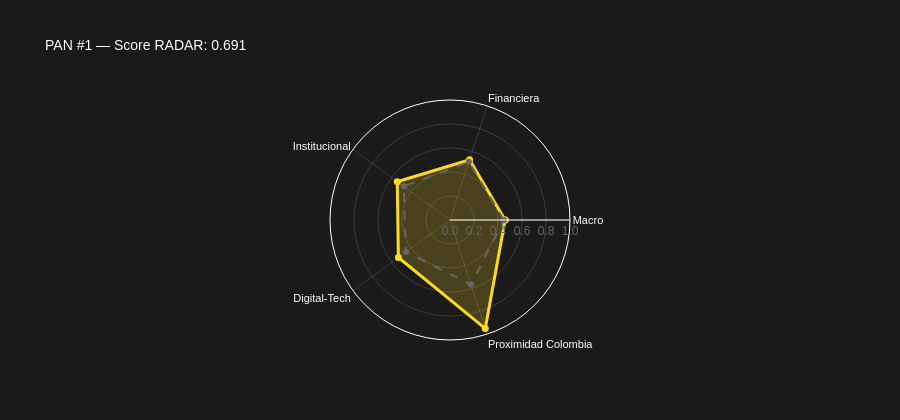
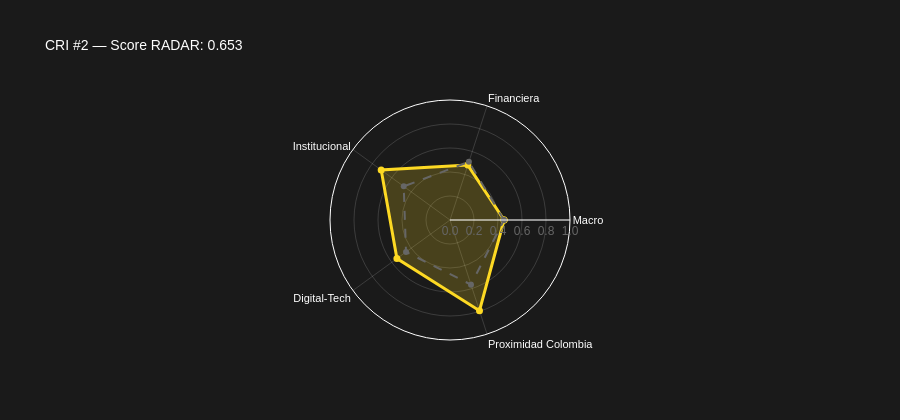
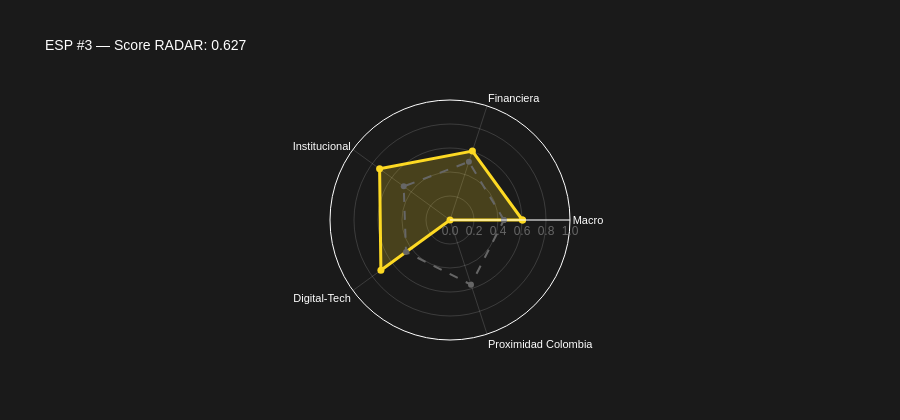
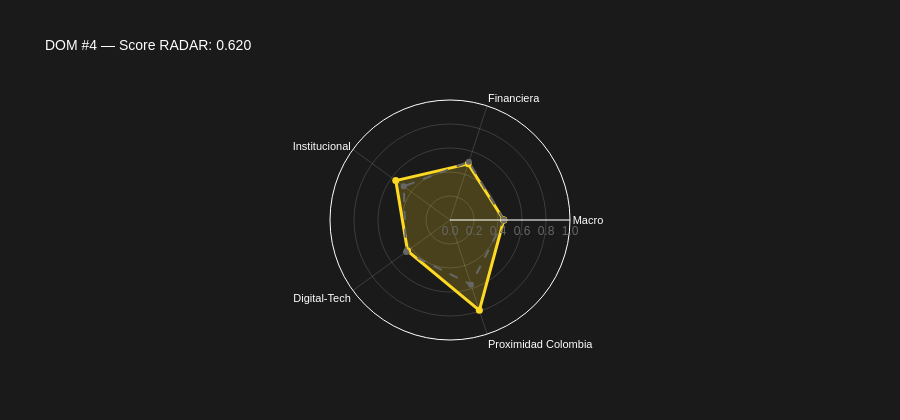

The code cell stored with these charts, in order, in its notebook:
### Markdown cell above
### Radar chart individual por país del top-5

Vista individual para presentaciones: cada país contra la mediana del universo.

### Code cell
if len(dim_available) >= 3:
    for country in top_5:
        if country not in dim_data.index:
            continue
        r_score = radar_global.loc[radar_global["country_iso3"] == country, "radar_score"]
        r_val = f"{r_score.values[0]:.3f}" if len(r_score) > 0 else "N/A"
        r_rank = radar_global.loc[radar_global["country_iso3"] == country, "rank"]
        r_pos = f"#{int(r_rank.values[0])}" if len(r_rank) > 0 else ""

        vals = dim_data.loc[country, all_dims].tolist() + [dim_data.loc[country, all_dims].tolist()[0]]

        fig = go.Figure()
        fig.add_trace(go.Scatterpolar(
            r=vals, theta=labels_closed, name=country,
            line=dict(color=C["gold"], width=3),
            fill="toself", fillcolor=f"rgba(253,217,35,0.20)",
            marker=dict(size=7, color=C["gold"]),
        ))
        fig.add_trace(go.Scatterpolar(
            r=med_vals, theta=labels_closed, name="Mediana",
            line=dict(color=C["gray_mid"], width=2, dash="dash"),
            marker=dict(size=0),
        ))
        fig.update_layout(
            title=dict(text=f"{country} {r_pos} — Score RADAR: {r_val}", font=dict(size=14)),
            polar=dict(
                bgcolor=C["black"],
                radialaxis=dict(range=[0, 1], tickformat=".1f",
                                gridcolor="rgba(255,255,255,0.15)", tickfont=dict(color=C["gray_mid"])),
                angularaxis=dict(gridcolor="rgba(255,255,255,0.15)",
                                 tickfont=dict(color=C["white"], size=11)),
            ),
            paper_bgcolor=C["black"], font=dict(family="Arial", color=C["white"]),
            legend=dict(font=dict(color=C["white"]), bgcolor="rgba(0,0,0,0)"),
            height=420, showlegend=False,
        )
        fig.show()

### Figure 1 — Plotly figure (JSON) as saved in the notebook; plotly's stock layout.template omitted (floating-point values rounded to 4 significant figures)
{"data": [{"fill": "toself", "fillcolor": "rgba(253,217,35,0.20)", "line": {"color": "#FDD923", "width": 3}, "marker": {"color": "#FDD923", "size": 7}, "name": "PAN", "r": [0.4594, 0.5281, 0.5432, 0.5318, 0.9512, 0.4594], "theta": ["Macro", "Financiera", "Institucional", "Digital-Tech", "Proximidad\nColombia", "Macro"], "type": "scatterpolar"}, {"line": {"color": "#666666", "dash": "dash", "width": 2}, "marker": {"size": 0}, "name": "Mediana", "r": [0.4494, 0.5094, 0.4767, 0.453, 0.5663, 0.4494], "theta": ["Macro", "Financiera", "Institucional", "Digital-Tech", "Proximidad\nColombia", "Macro"], "type": "scatterpolar"}], "layout": {"font": {"color": "#FFFFFF", "family": "Arial"}, "height": 420, "legend": {"bgcolor": "rgba(0,0,0,0)", "font": {"color": "#FFFFFF"}}, "paper_bgcolor": "#1A1A1A", "polar": {"angularaxis": {"gridcolor": "rgba(255,255,255,0.15)", "tickfont": {"color": "#FFFFFF", "size": 11}}, "bgcolor": "#1A1A1A", "radialaxis": {"gridcolor": "rgba(255,255,255,0.15)", "range": [0, 1], "tickfont": {"color": "#666666"}, "tickformat": ".1f"}}, "showlegend": false, "title": {"font": {"size": 14}, "text": "PAN #1 — Score RADAR: 0.691"}}}

### Figure 2 — Plotly figure (JSON) as saved in the notebook; plotly's stock layout.template omitted (floating-point values rounded to 4 significant figures)
{"data": [{"fill": "toself", "fillcolor": "rgba(253,217,35,0.20)", "line": {"color": "#FDD923", "width": 3}, "marker": {"color": "#FDD923", "size": 7}, "name": "CRI", "r": [0.4505, 0.4814, 0.7087, 0.5466, 0.7953, 0.4505], "theta": ["Macro", "Financiera", "Institucional", "Digital-Tech", "Proximidad\nColombia", "Macro"], "type": "scatterpolar"}, {"line": {"color": "#666666", "dash": "dash", "width": 2}, "marker": {"size": 0}, "name": "Mediana", "r": [0.4494, 0.5094, 0.4767, 0.453, 0.5663, 0.4494], "theta": ["Macro", "Financiera", "Institucional", "Digital-Tech", "Proximidad\nColombia", "Macro"], "type": "scatterpolar"}], "layout": {"font": {"color": "#FFFFFF", "family": "Arial"}, "height": 420, "legend": {"bgcolor": "rgba(0,0,0,0)", "font": {"color": "#FFFFFF"}}, "paper_bgcolor": "#1A1A1A", "polar": {"angularaxis": {"gridcolor": "rgba(255,255,255,0.15)", "tickfont": {"color": "#FFFFFF", "size": 11}}, "bgcolor": "#1A1A1A", "radialaxis": {"gridcolor": "rgba(255,255,255,0.15)", "range": [0, 1], "tickfont": {"color": "#666666"}, "tickformat": ".1f"}}, "showlegend": false, "title": {"font": {"size": 14}, "text": "CRI #2 — Score RADAR: 0.653"}}}

### Figure 3 — Plotly figure (JSON) as saved in the notebook; plotly's stock layout.template omitted (floating-point values rounded to 4 significant figures)
{"data": [{"fill": "toself", "fillcolor": "rgba(253,217,35,0.20)", "line": {"color": "#FDD923", "width": 3}, "marker": {"color": "#FDD923", "size": 7}, "name": "ESP", "r": [0.6039, 0.6043, 0.7252, 0.7117, 0, 0.6039], "theta": ["Macro", "Financiera", "Institucional", "Digital-Tech", "Proximidad\nColombia", "Macro"], "type": "scatterpolar"}, {"line": {"color": "#666666", "dash": "dash", "width": 2}, "marker": {"size": 0}, "name": "Mediana", "r": [0.4494, 0.5094, 0.4767, 0.453, 0.5663, 0.4494], "theta": ["Macro", "Financiera", "Institucional", "Digital-Tech", "Proximidad\nColombia", "Macro"], "type": "scatterpolar"}], "layout": {"font": {"color": "#FFFFFF", "family": "Arial"}, "height": 420, "legend": {"bgcolor": "rgba(0,0,0,0)", "font": {"color": "#FFFFFF"}}, "paper_bgcolor": "#1A1A1A", "polar": {"angularaxis": {"gridcolor": "rgba(255,255,255,0.15)", "tickfont": {"color": "#FFFFFF", "size": 11}}, "bgcolor": "#1A1A1A", "radialaxis": {"gridcolor": "rgba(255,255,255,0.15)", "range": [0, 1], "tickfont": {"color": "#666666"}, "tickformat": ".1f"}}, "showlegend": false, "title": {"font": {"size": 14}, "text": "ESP #3 — Score RADAR: 0.627"}}}

### Figure 4 — Plotly figure (JSON) as saved in the notebook; plotly's stock layout.template omitted (floating-point values rounded to 4 significant figures)
{"data": [{"fill": "toself", "fillcolor": "rgba(253,217,35,0.20)", "line": {"color": "#FDD923", "width": 3}, "marker": {"color": "#FDD923", "size": 7}, "name": "DOM", "r": [0.4483, 0.4921, 0.5586, 0.4371, 0.7918, 0.4483], "theta": ["Macro", "Financiera", "Institucional", "Digital-Tech", "Proximidad\nColombia", "Macro"], "type": "scatterpolar"}, {"line": {"color": "#666666", "dash": "dash", "width": 2}, "marker": {"size": 0}, "name": "Mediana", "r": [0.4494, 0.5094, 0.4767, 0.453, 0.5663, 0.4494], "theta": ["Macro", "Financiera", "Institucional", "Digital-Tech", "Proximidad\nColombia", "Macro"], "type": "scatterpolar"}], "layout": {"font": {"color": "#FFFFFF", "family": "Arial"}, "height": 420, "legend": {"bgcolor": "rgba(0,0,0,0)", "font": {"color": "#FFFFFF"}}, "paper_bgcolor": "#1A1A1A", "polar": {"angularaxis": {"gridcolor": "rgba(255,255,255,0.15)", "tickfont": {"color": "#FFFFFF", "size": 11}}, "bgcolor": "#1A1A1A", "radialaxis": {"gridcolor": "rgba(255,255,255,0.15)", "range": [0, 1], "tickfont": {"color": "#666666"}, "tickformat": ".1f"}}, "showlegend": false, "title": {"font": {"size": 14}, "text": "DOM #4 — Score RADAR: 0.620"}}}
